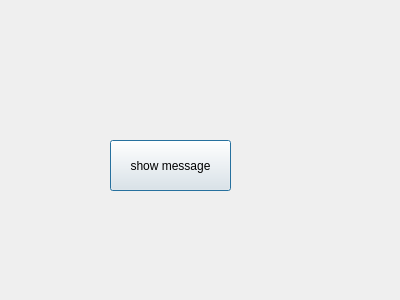
<?xml version="1.0" encoding="UTF-8"?>
<ui version="4.0">
 <class>msg</class>
 <widget class="QDialog" name="msg">
  <property name="geometry">
   <rect>
    <x>0</x>
    <y>0</y>
    <width>400</width>
    <height>300</height>
   </rect>
  </property>
  <property name="windowTitle">
   <string>Dialog</string>
  </property>
  <widget class="QPushButton" name="pushButton">
   <property name="geometry">
    <rect>
     <x>110</x>
     <y>140</y>
     <width>121</width>
     <height>51</height>
    </rect>
   </property>
   <property name="text">
    <string>show message</string>
   </property>
  </widget>
 </widget>
 <resources/>
 <connections/>
</ui>
